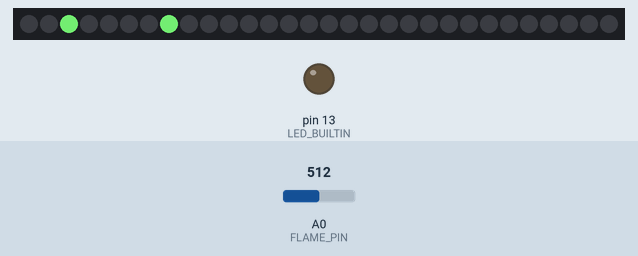
Bench run of a sketch on a simulated Arduino Uno, built with avr-gcc and run on an emulated ATmega328P. Shown: 30 RGB LEDs in strip order, left to right, output pins drawn as LEDs (lit = HIGH). The test bench sets the inputs (shaded band); at power-on: A0 (FLAME_PIN) = 512. The strip is taken to match the declared colour order; random numbers use the default seed unless the sketch sets one.

Above: at 2.9 s.
3.0 s: A0 (FLAME_PIN) set to 258
6.0 s: A0 (FLAME_PIN) set to 242
7.6 s: A0 (FLAME_PIN) set to 260
At 13.41 s:
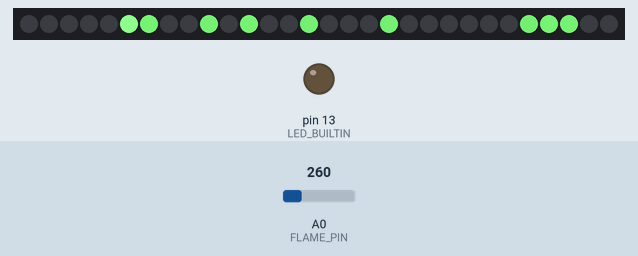
At 24.82 s:
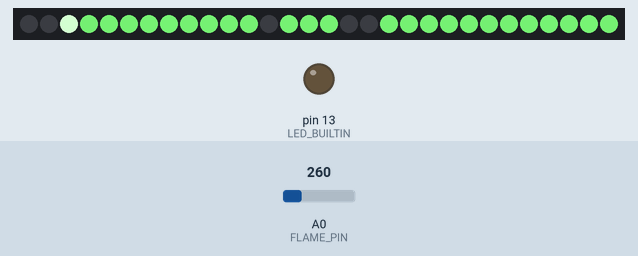

The sketch:

KeithsCandle_M2_NoSmoke_use.ino
```cpp
#ifdef __AVR__
#include <avr/power.h>
#endif

// NeoPatterns will require the Adafruit NeoPixel library.  Be sure to install that.
#include "NeoPatterns.h"

#define NEO_PIN 5    // First RGBW Strip Pin

#define NEO_COUNT 30  // First RGBW Strip Count

#define FLAME_PIN A0 // IR Sensor Pin

#define FLAME_DURATION 2000 // millis- duration of flame before lighting candle
#define FLAME_THRESHOLD 250 // 0...1023 - analog reading of FLAME value to detect

void Strip1Complete();

NeoPatterns Strip1(NEO_COUNT, NEO_PIN, NEO_RGBW + NEO_KHZ800, &Strip1Complete);

uint32_t baseColor; // What is the ON resting color?
uint32_t offColor;  // What is the OFF resting color?

// Vars to keep track of things
bool flaming = false;

bool lit = false;
int flame_val = 0;
int mic_val = 0;
byte rnd = 0;

// Vars for tracking pseudo-async times
unsigned long previousMillis = 0;        // will store last time LED was updated
unsigned long flameStartedMillis = 0;        // will store last time LED was updated


void setup(){

    Serial.begin(9600); // uncomment this to figure sensor readings.

    // initialize pins
    pinMode(FLAME_PIN, INPUT);
    //pinMode(MIC_PIN, INPUT);
    pinMode(LED_BUILTIN, OUTPUT);

    // Make sure the following pins are OFF
    digitalWrite(LED_BUILTIN, LOW);


    // Initialize NeoPixel Strip 1
    Strip1.begin();
    Strip1.show();
    baseColor = Strip1.Color(2, 110, 0, 100);// GRBW
    Strip1.Color1 = baseColor;


    blowOutCandle();  // Make sure candle is off
}


void loop(){
    checkSensors(); // Check for fire and strong winds
    Strip1.Update();
}

// Checks for fire and strong winds every 50 milliseconds
void checkSensors(){
  unsigned long currentMillis = millis();
  if (currentMillis - previousMillis >= 50) { // only check every 50ms
    flame_val = analogRead( FLAME_PIN );
    //mic_val = analogRead(IC_PIN );
    previousMillis = currentMillis;

    //  Uncomment below to check sensor readings.
    //    Serial.print(mic_val);
    //    Serial.print(" : ");
    //    Serial.println(flame_val);
  }


  if (lit && flame_val < FLAME_THRESHOLD){ // MIC REGISTERED SOUND.  BLOW OUT.
    blowOutCandle(); // Turn off light
    lit = false;
  }

  if (!lit){ // if candle isn't lit
    if (flame_val > FLAME_THRESHOLD)  { // if flame is detected

        // record the starting time (if candle hasn't been lit yet)
        if (!flaming){
          flaming = true;
          flameStartedMillis = millis();  // record time that flaming begins
        }
        else if (checkFlame()){ // has match been flaming long enough?
          lightCandle(); // ok finally light it up.
          lit = true;
        }
    }
    else{ // no flame detected
      flaming = false;
    }

  }
}


// Check if match flame has been detected long enough.
bool checkFlame(){
  unsigned long currentMillis = millis(); // get current time
  if (currentMillis - flameStartedMillis >= FLAME_DURATION) {
    return true;
  }
  else
    return false;
}


//------------------------------------------------------------
//Completion Routines - get called on completion of a pattern
//------------------------------------------------------------

// The below configuration routines are the same except for the strip
// being used.  I kept them separate so the strips can be configured
// with different ranges if desired.

void Strip1Complete(){
    Strip1.Reverse();

    if (Strip1.Direction == REVERSE){ // go back down
        Strip1.Interval = random(5,22); // choose random speed in range
    }
    else{  // pattern ended.  Stop, then trigger re-flicker

        /*  This needs an explanation:

              rnd = random(random(45,55),random(80,255));

            You'd think that we could just do random(45,255), right?

            Selecting the low and high randoms first helps make sure that
            the ending random number is *more likely* to fall within a limited range.

            When observing the flickering of a real candle, the flame generally bounces
            around in a certain range.  But, every once in a while, it spikes high or low.

            This random(random, random) solves that problem!  #proudnerddadmoment
        */
        rnd = random(random(45,55),random(80,255));

        Strip1.Pixel = random(0,Strip1.numPixels()); // pick a random Pixel
        Strip1.Interval = 1;
        Strip1.Color2 = Strip1.Color(2,rnd,0,rnd-10); //GRBW random red and random white-10
    }
}


// (pseudo)ASYNC light the candle by starting the animations
void lightCandle(){
    Strip1.Flicker(Strip1.Color1, Strip1.Color2, 20, 5);
}

void blowOutCandle(){
  cWipe(offColor, 10); // synchronously turn the candle off.

  // We don't want no stinking patterns.
  Strip1.ActivePattern = NONE;
}

// synchronous color wipe
void cWipe(uint32_t c, uint8_t wait) {
  for (uint16_t i = 0; i < Strip1.numPixels(); i++) {
    Strip1.setPixelColor(i, c);
    Strip1.show();
    delay(wait);
  }
}
```

NeoPatterns.h
```cpp
// From here https://learn.adafruit.com/multi-tasking-the-arduino-part-3/using-neopatterns


#ifndef NEOPATTERNS_H
#define NEOPATTERNS_H

#include <Adafruit_NeoPixel.h>

// Pattern types supported:
enum  pattern { NONE, RAINBOW_CYCLE, THEATER_CHASE, COLOR_WIPE, SCANNER, FADE, FLICKER };
// Patern directions supported:
enum  direction { FORWARD, REVERSE };

// NeoPattern Class - derived from the Adafruit_NeoPixel class
class NeoPatterns : public Adafruit_NeoPixel
{
    public:

    // Member Variables:
    pattern  ActivePattern;  // which pattern is running
    direction Direction;     // direction to run the pattern

    unsigned long Interval;   // milliseconds between updates
    unsigned long lastUpdate; // last update of position

    uint32_t Color1, Color2;  // What colors are in use
    uint16_t TotalSteps;  // total number of steps in the pattern
    uint16_t Index;  // current step within the pattern
    uint16_t Pixel;  // current step within the pattern

    void (*OnComplete)();  // Callback on completion of pattern

    // Constructor - calls base-class constructor to initialize strip
    NeoPatterns(uint16_t pixels, uint8_t pin, uint8_t type, void (*callback)())
    :Adafruit_NeoPixel(pixels, pin, type)
    {
        OnComplete = callback;
    }

    // Update the pattern
    void Update()
    {
        if((millis() - lastUpdate) > Interval) // time to update
        {
            lastUpdate = millis();
            switch(ActivePattern)
            {
                case RAINBOW_CYCLE:
                    RainbowCycleUpdate();
                    break;
                case THEATER_CHASE:
                    TheaterChaseUpdate();
                    break;
                case COLOR_WIPE:
                    ColorWipeUpdate();
                    break;
                case SCANNER:
                    ScannerUpdate();
                    break;
                case FADE:
                    FadeUpdate();
                    break;
                case FLICKER:  // Custom animation for candle
                    FlickerUpdate();
                    break;
                default:
                    break;
            }
        }
    }

    // Increment the Index and reset at the end
    void Increment()
    {
        if (Direction == FORWARD)
        {
           Index++;
           if (Index >= TotalSteps)
            {
                Index = 0;
                if (OnComplete != NULL)
                {
                    OnComplete(); // call the comlpetion callback
                }
            }
        }
        else // Direction == REVERSE
        {
            --Index;
            if (Index <= 0)
            {
                Index = TotalSteps-1;
                if (OnComplete != NULL)
                {
                    OnComplete(); // call the comlpetion callback
                }
            }
        }
    }

    // Reverse pattern direction
    void Reverse()
    {
        if (Direction == FORWARD)
        {
            Direction = REVERSE;
            Index = TotalSteps-1;
        }
        else
        {
            Direction = FORWARD;
            Index = 0;
        }
    }

    // Initialize for a RainbowCycle
    void RainbowCycle(uint8_t interval, direction dir = FORWARD)
    {
        ActivePattern = RAINBOW_CYCLE;
        Interval = interval;
        TotalSteps = 255;
        Index = 0;
        Direction = dir;
    }

    // Update the Rainbow Cycle Pattern
    void RainbowCycleUpdate()
    {
        for(int i=0; i< numPixels(); i++)
        {
            setPixelColor(i, Wheel(((i * 256 / numPixels()) + Index) & 255));
        }
        show();
        Increment();
    }

    // Initialize for a Theater Chase
    void TheaterChase(uint32_t color1, uint32_t color2, uint8_t interval, direction dir = FORWARD)
    {
        ActivePattern = THEATER_CHASE;
        Interval = interval;
        TotalSteps = numPixels();
        Color1 = color1;
        Color2 = color2;
        Index = 0;
        Direction = dir;
   }

    // Update the Theater Chase Pattern
    void TheaterChaseUpdate()
    {
        for(int i=0; i< numPixels(); i++)
        {
            if ((i + Index) % 3 == 0)
            {
                setPixelColor(i, Color1);
            }
            else
            {
                setPixelColor(i, Color2);
            }
        }
        show();
        Increment();
    }

    // Initialize for a ColorWipe
    void ColorWipe(uint32_t color, uint8_t interval, direction dir = FORWARD)
    {
        ActivePattern = COLOR_WIPE;
        Interval = interval;
        TotalSteps = numPixels();
        Color1 = color;
        Index = 0;
        Direction = dir;
    }

    // Update the Color Wipe Pattern
    void ColorWipeUpdate()
    {
        setPixelColor(Index, Color1);
        show();
        Increment();
    }

    // Initialize for a SCANNNER
    void Scanner(uint32_t color1, uint8_t interval)
    {
        ActivePattern = SCANNER;
        Interval = interval;
        TotalSteps = (numPixels() - 1) * 2;
        Color1 = color1;
        Index = 0;
    }

    // Update the Scanner Pattern
    void ScannerUpdate()
    {
        for (int i = 0; i < numPixels(); i++)
        {
            if (i == Index)  // Scan Pixel to the right
            {
                 setPixelColor(i, Color1);
            }
            else if (i == TotalSteps - Index) // Scan Pixel to the left
            {
                 setPixelColor(i, Color1);
            }
            else // Fading tail
            {
                 setPixelColor(i, DimColor(getPixelColor(i)));
            }
        }
        show();
        Increment();
    }

    // Initialize for a Fade
    void Fade(uint32_t color1, uint32_t color2, uint16_t steps, uint8_t interval, direction dir = FORWARD)
    {
        ActivePattern = FADE;
        Interval = interval;
        TotalSteps = steps;
        Color1 = color1;
        Color2 = color2;
        Index = 0;
        Direction = dir;
    }

    // Update the Fade Pattern
    void FadeUpdate()
    {
        // Calculate linear interpolation between Color1 and Color2
        // Optimise order of operations to minimize truncation error
        uint8_t red = ((Red(Color1) * (TotalSteps - Index)) + (Red(Color2) * Index)) / TotalSteps;
        uint8_t green = ((Green(Color1) * (TotalSteps - Index)) + (Green(Color2) * Index)) / TotalSteps;
        uint8_t blue = ((Blue(Color1) * (TotalSteps - Index)) + (Blue(Color2) * Index)) / TotalSteps;

        ColorSet(Color(red, green, blue));
        show();
        Increment();
    }


    // *****************************************
    // START Custom animation for LED candle
    // *****************************************

    // Initialize for a Flicker
    void Flicker(uint32_t color1, uint32_t color2, uint16_t steps, uint8_t interval, direction dir = FORWARD)
    {
        ActivePattern = FLICKER;
        Interval = interval;
        TotalSteps = steps;
        Color1 = color1;
        Color2 = color2;
        Index = 0;
        Direction = dir;
        Pixel = random(0,numPixels()); // random(min,max) --max is EXCLUSIVE
    }

    // Initialize for a Flicker
    void FlickerUpdate()
    {
        // Calculate linear interpolation between Color1 and Color2
        // Optimize order of operations to minimize truncation error
        uint8_t red = ((Red(Color1) * (TotalSteps - Index)) + (Red(Color2) * Index)) / TotalSteps;
        uint8_t green = ((Green(Color1) * (TotalSteps - Index)) + (Green(Color2) * Index)) / TotalSteps;
        uint8_t blue = ((Blue(Color1) * (TotalSteps - Index)) + (Blue(Color2) * Index)) / TotalSteps;
        uint8_t white = ((White(Color1) * (TotalSteps - Index)) + (White(Color2) * Index)) / TotalSteps;
        setPixelColor(Pixel,Color(red, green, blue, white));
        show();
        Increment();
    }

    // *****************************************
    // END Custom animation for LED candle
    // *****************************************


    // Calculate 50% dimmed version of a color (used by ScannerUpdate)
    uint32_t DimColor(uint32_t color)
    {
        // Shift R, G and B components one bit to the right
        uint32_t dimColor = Color(Red(color) >> 1, Green(color) >> 1, Blue(color) >> 1);
        return dimColor;
    }

    // Set all pixels to a color (synchronously)
    void ColorSet(uint32_t color)
    {
        for (int i = 0; i < numPixels(); i++)
        {
            setPixelColor(i, color);
        }
        show();
    }

    // Returns the Blue component of a 32-bit color
    uint8_t White(uint32_t color)
    {
        return (color >> 24) & 0xFF;
    }

    // Returns the Red component of a 32-bit color
    uint8_t Red(uint32_t color)
    {
        return (color >> 16) & 0xFF;
    }

    // Returns the Green component of a 32-bit color
    uint8_t Green(uint32_t color)
    {
        return (color >> 8) & 0xFF;
    }

    // Returns the Blue component of a 32-bit color
    uint8_t Blue(uint32_t color)
    {
        return color & 0xFF;
    }

    // Input a value 0 to 255 to get a color value.
    // The colours are a transition r - g - b - back to r.
    uint32_t Wheel(byte WheelPos)
    {
        WheelPos = 255 - WheelPos;
        if(WheelPos < 85)
        {
            return Color(255 - WheelPos * 3, 0, WheelPos * 3);
        }
        else if(WheelPos < 170)
        {
            WheelPos -= 85;
            return Color(0, WheelPos * 3, 255 - WheelPos * 3);
        }
        else
        {
            WheelPos -= 170;
            return Color(WheelPos * 3, 255 - WheelPos * 3, 0);
        }
    }
};

#endif
```

Measured:
- after the input at 7.6 s, the LEDs: first change after 2.0 s (image 1 shows a later state)
